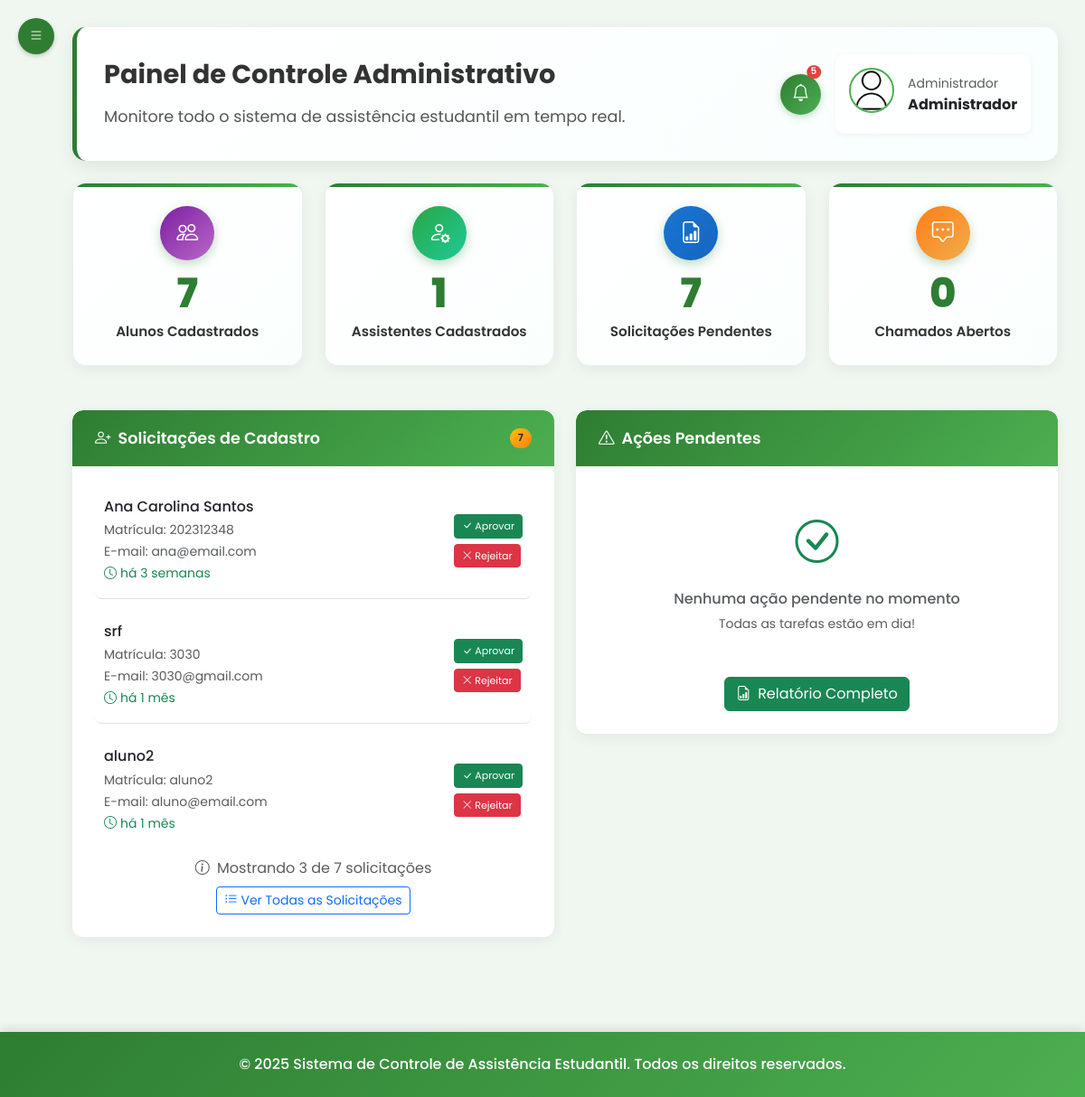
/admin/inicio (signed in), run on an earlier commit of the app's database.
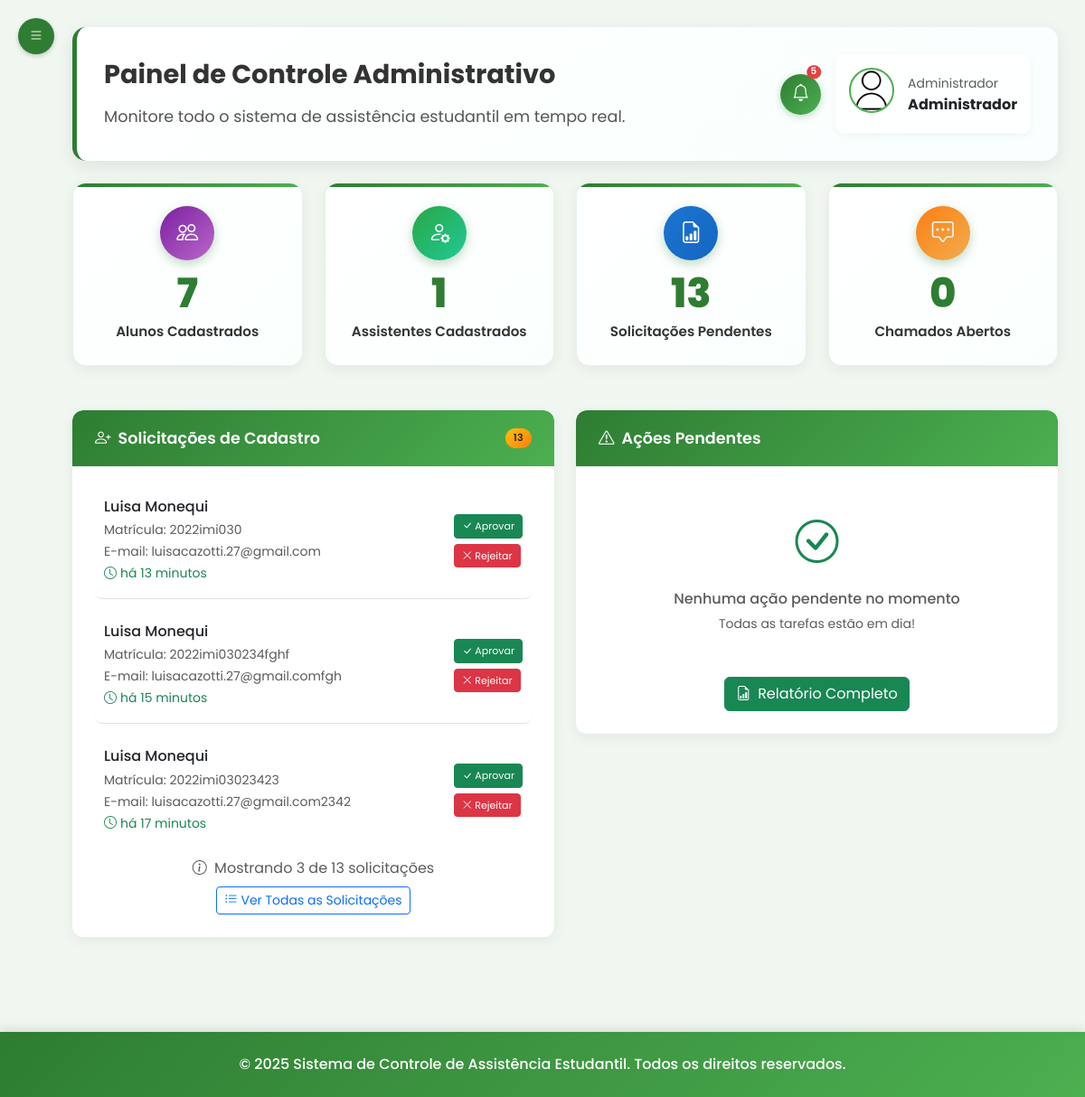
And on a later commit of the database.
### tables this page shows
CREATE TABLE usuario (
id_usuario INTEGER PRIMARY KEY AUTOINCREMENT,
nome TEXT NOT NULL,
matricula TEXT UNIQUE NOT NULL,
email TEXT NOT NULL UNIQUE,
senha TEXT NOT NULL,
perfil TEXT NOT NULL DEFAULT 'aluno',
foto TEXT,
token_redefinicao TEXT,
data_token TIMESTAMP,
data_cadastro TIMESTAMP DEFAULT CURRENT_TIMESTAMP
);

### routes/admin/perfiladmin_routes.py (the view)
@router.get("/inicio")
@requer_autenticacao("admin")
async def get_perfil(request: Request, usuario_logado: dict = None):
    admin = usuario_repo.obter_usuario_por_matricula(usuario_logado['matricula'])
    possiveis_alunos_raw = aluno_repo.obter_possiveis_alunos()
    possiveis_alunos = []
    for usuario in possiveis_alunos_raw[:3]:  # Mostrar apenas os 3 mais recentes
        usuario_dict = {
            'id_usuario': usuario.id_usuario,
            'nome': usuario.nome,
            'matricula': usuario.matricula,
            'email': usuario.email,
            'data_cadastro': usuario.data_cadastro,
            'tempo_relativo': calcular_tempo_relativo(usuario.data_cadastro) if usuario.data_cadastro else "Data não informada",
            'data_formatada': formatar_data_brasileira(usuario.data_cadastro) if usuario.data_cadastro else "Data não informada"
        }
        possiveis_alunos.append(usuario_dict)
    try:
        total_alunos = aluno_repo.contar_todos()
    except Exception:
        total_alunos = 0
    try:
        total_assistentes = len(assistente_social_repo.obter_todos())
    except Exception:
        total_assistentes = 0
    try:
        estatisticas_inscricoes = inscricao_repo.obter_estatisticas_analise()
        total_cadastros_pendentes = len(possiveis_alunos_raw)
    except Exception:
        total_cadastros_pendentes = len(possiveis_alunos_raw)
    try:
        estatisticas_chamados = chamado_repo.obter_estatisticas_gerais()
        total_chamados_pendentes = estatisticas_chamados.get('abertos', 0) if estatisticas_chamados else 0
    except Exception:
        total_chamados_pendentes = 0
    context = {
        "request": request,
        "admin": admin,
        "possiveis_alunos": possiveis_alunos,
        "total_cadastros_pendentes": total_cadastros_pendentes,
        "total_alunos": total_alunos,
        "total_assistentes": total_assistentes,
        "total_chamados_pendentes": total_chamados_pendentes
    }
    response = templates.TemplateResponse("/admin/dashboard_admin.html", context)
    return response

### templates/admin/dashboard_admin.html (shortened to what the changed rows need)
{% extends "base_admin.html" %}
{% block content %}
         <div class="row mb-4">
            <div class="col-md-3">
                <div class="stats-card card relatorios">
                    <div class="icon">
                        <i class="bi bi-file-earmark-bar-graph"></i>
                    </div>
                    <div class="number">{{ total_cadastros_pendentes or '0' }}</div>
                    <div class="label">Solicitações Pendentes</div>
                </div>
            </div>
        </div>
        <div class="row">
            <div class="col-md-6">
                <div class="card">
                    <div class="card-header d-flex justify-content-between align-items-center">
                        <span><i class="bi bi-person-plus me-2"></i>Solicitações de Cadastro</span>
                        {% if total_cadastros_pendentes > 0 %}
                        <span class="badge bg-warning">{{ total_cadastros_pendentes }}</span>
                        {% endif %}
                    </div>
                    <div class="card-body">
                        {% if possiveis_alunos %}
                            {% for usuario in possiveis_alunos %}
                            <div class="solicitation-item {% if not loop.last %}border-bottom pb-3 mb-3{% endif %}">
                                <div class="d-flex justify-content-between align-items-center">
                                    <div>
                                        <h6 class="mb-1">{{ usuario.nome }}</h6>
                                        <small class="text-muted">Matrícula: {{ usuario.matricula }}</small><br>
                                        <small class="text-muted">E-mail: {{ usuario.email }}</small><br>
                                        <small class="text-success">
                                            <i class="bi bi-clock me-1"></i>{{ usuario.tempo_relativo }}
                                        </small>
                                    </div>
                                    <div>
                                        <div class="btn-group-vertical" role="group">
                                            <form method="post" action="/admin/aprovar-usuario/{{ usuario.id_usuario }}" style="display: inline;">
                                                <button type="submit" class="btn btn-sm btn-success mb-1"
                                                        onclick="return confirm('Aprovar cadastro de {{ usuario.nome }}?')"
                                                        title="Aprovar cadastro de {{ usuario.nome }}">
                                                    <i class="bi bi-check-lg"></i> Aprovar
                                                </button>
                                            </form>
                                            <form method="post" action="/admin/rejeitar-usuario/{{ usuario.id_usuario }}" style="display: inline;">
                                                <button type="submit" class="btn btn-sm btn-danger"
                                                        onclick="return confirm('Rejeitar cadastro de {{ usuario.nome }}? Esta ação não pode ser desfeita.')"
                                                        title="Rejeitar cadastro de {{ usuario.nome }}">
                                                    <i class="bi bi-x-lg"></i> Rejeitar
                                                </button>
                                            </form>
                                        </div>
                                    </div>
                                </div>
                            </div>
                            {% endfor %}
                            {% if total_cadastros_pendentes > 3 %}
                            <div class="text-center mt-3">
                                <p class="text-muted mb-2">
                                    <i class="bi bi-info-circle me-1"></i>
                                    Mostrando 3 de {{ total_cadastros_pendentes }} solicitações
                                </p>
                                <a href="/admin/analisar-cadastros" class="btn btn-outline-primary btn-sm">
                                    <i class="bi bi-list-ul me-1"></i>Ver Todas as Solicitações
                                </a>
                            </div>
                            {% else %}
                            <div class="text-center mt-3">
                                <a href="/admin/analisar-cadastros" class="btn btn-outline-primary btn-sm">
                                    <i class="bi bi-list-ul me-1"></i>Gerenciar Cadastros
                                </a>
                            </div>
                            {% endif %}
                        {% endif %}
                    </div>
                </div>
            </div>
        </div>
    </div>
{% endblock %}

What changed in the data, as far as the page shows it:
no longer on this page (row unchanged): usuario: nome "Ana Carolina Santos", matricula "202312348", email "ana@email.com", tempo_relativo "há 3 semanas"
no longer on this page (row unchanged): usuario: nome "srf", matricula "3030", email "3030@gmail.com", tempo_relativo "há 1 mês"
no longer on this page (row unchanged): usuario: nome "aluno2", matricula "aluno2", email "aluno@email.com", tempo_relativo "há 1 mês"
added usuario: nome "Luisa Monequi", matricula "2022imi030", email "luisacazotti.27@gmail.com", tempo_relativo "há 13 minutos"
added usuario: nome "Luisa Monequi", matricula "2022imi030234fghf", email "luisacazotti.27@gmail.comfgh", tempo_relativo "há 15 minutos"
added usuario: nome "Luisa Monequi", matricula "2022imi03023423", email "luisacazotti.27@gmail.com2342", tempo_relativo "há 17 minutos"
Also different on the page:
{{ total_cadastros_pendentes or '0' }}: "7" → "13"
{{ total_cadastros_pendentes }}: "7" → "13"
